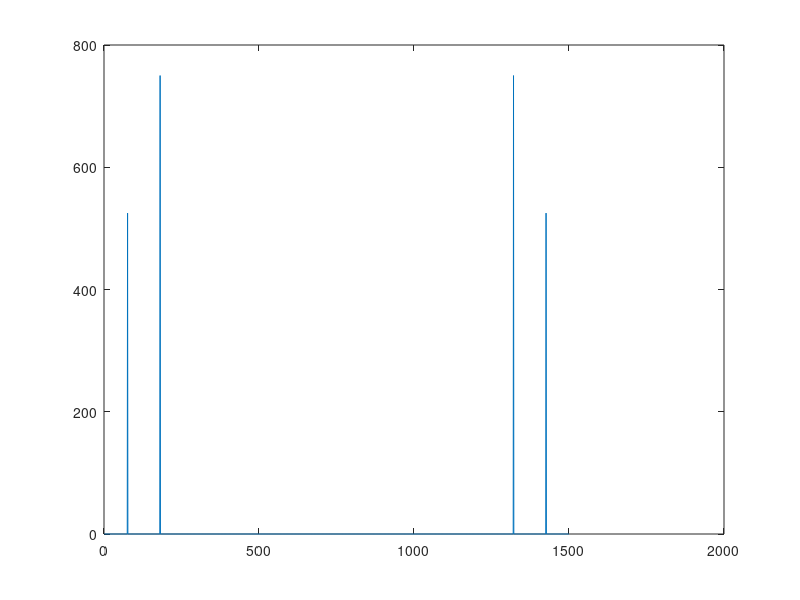
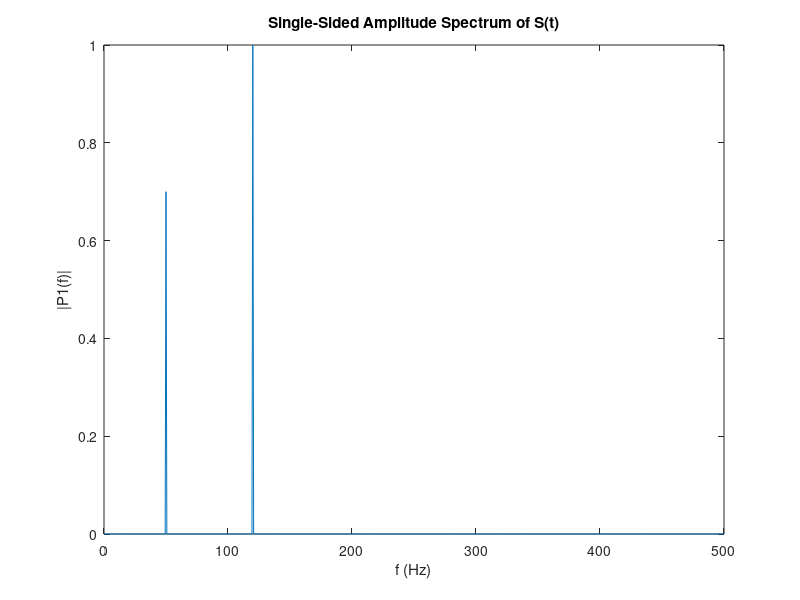

These figures' MATLAB source, in order:
Fs = 1000;            % Sampling frequency                    
T = 1/Fs;             % Sampling period       
L = 1500;             % Length of signal
t = (0:L-1)*T;        % Time vector

S = 0.7*sin(2*pi*50*t) + sin(2*pi*120*t);

Y = fft(S);
P2 = abs(Y/L);
P1 = P2(1:L/2+1);
P1(2:end-1) = 2*P1(2:end-1);
f = Fs*(0:(L/2))/L;

figure(10)
plot(abs(Y));

figure(11)
clf()
plot(f,P1) 
title('Single-Sided Amplitude Spectrum of S(t)')
xlabel('f (Hz)')
ylabel('|P1(f)|')